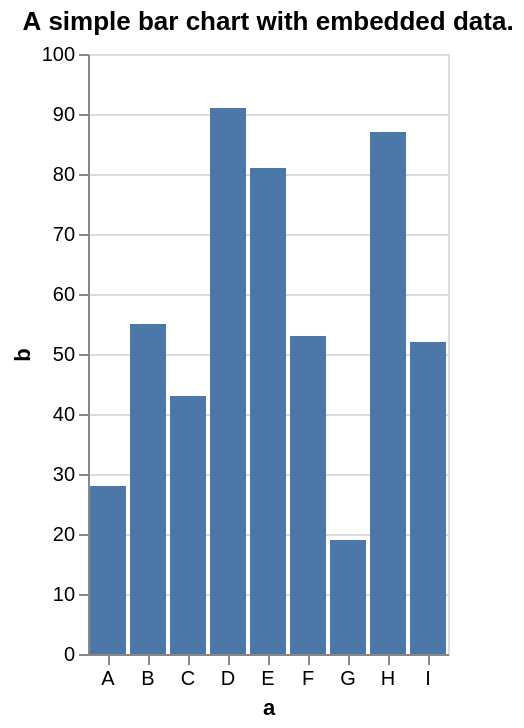

Write a Vega-Lite specification for this figure.
### Vega-Lite specification from a JSON file in a GitHub repository (floating-point values rounded to 4 significant figures)
{"$schema": "https://vega.github.io/schema/vega-lite/v4.json", "title": "A simple bar chart with embedded data.", "description": "A simple bar chart with embedded data.", "data": {"values": [{"a": "A", "b": 28}, {"a": "B", "b": 55}, {"a": "C", "b": 43}, {"a": "D", "b": 91}, {"a": "E", "b": 81}, {"a": "F", "b": 53}, {"a": "G", "b": 19}, {"a": "H", "b": 87}, {"a": "I", "b": 52}]}, "mark": "bar", "encoding": {"x": {"field": "a", "type": "nominal", "axis": {"labelAngle": 0}}, "y": {"field": "b", "type": "quantitative"}}, "config": {}}
